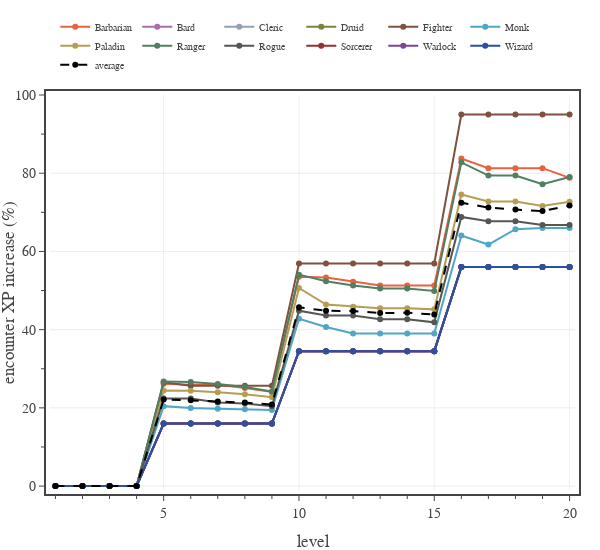

Notebook cell for this chart:
### Code cell
# Plots XP increase - high magic
encounter_difficulty = 'Medium'
pc_data_file = f'./pc data - BL {encounter_difficulty} 2 short rests.json'
with open(pc_data_file, 'r') as fin:
    pc_data0 = json.load(fin)

pc_data_file = f'./pc data - high magic {encounter_difficulty} 2 short rests.json'
with open(pc_data_file, 'r') as fin:
    pc_data1 = json.load(fin)

# create figure
fig = go.Figure(
    layout=go.Layout(
        template=TFB_TEMPLATE,
        xaxis=dict(
            title_text='level',
            range=[0.8, 20.2],
            tick0=0, dtick=5,
            minor=dict(tick0=0, dtick=1),
        ),
        yaxis=dict(
            fixedrange=False,
            title_text='encounter XP increase (%)',
            range=[-1, 100],
            tick0=0, dtick=20,
            minor=dict(tick0=0, dtick=10),
        ),
    )
)

# plot data
levels = np.array(range(1,21,1))
eXP0mean = np.zeros(20)
eXP1mean = np.zeros(20)
for pc in PC_CLASSES:
    eXP0 = np.array([x['encounter XP mean'] for x in pc_data0[pc]])
    eXP0mean += eXP0
    eXP1 = np.array([x['encounter XP mean'] for x in pc_data1[pc]])
    eXP1mean += eXP1

    fig.add_trace(go.Scatter(
        x=levels, 
        y=100*(eXP1/eXP0 - 1),
        #y=(eXP1/eXP0),
        mode='lines+markers', 
        line={'color': PC_CLASSES[pc]['color']},
        unselected=dict(marker=dict(opacity=0.0)),
        name=pc,
        hovertemplate=
            '<b>'+pc+'</b><br>'+
            'lvl %{x}<br>'+
            'XP increase %{y:.1f}%'+
            '<extra></extra>'
    ))

fig.add_trace(go.Scatter(
    x=levels, 
    y=100*(eXP1mean/eXP0mean - 1),
    #y=(eXP1mean/eXP0mean),
    mode='lines+markers', 
    line=dict(color='black', dash='dash'),
    unselected=dict(marker=dict(opacity=0.0)),
    name='average',
    hovertemplate=
        '<b>Average</b><br>'+
        'lvl %{x}<br>'+
        'XP increase %{y:.1f}%'+
        '<extra></extra>'
))

# show figure
fig.update_layout(width=600, height=550)
fig.update_yaxes(automargin='top')
fig.show(config=TFB_CONFIG)

# save figures
if SAVEFIGS:
    fig.update_layout(autosize=True, width=None, height=None)
    save_fig_html(fig, format='large', name=f'./fig-encounter-xp-high-magic-large', style='aspect-ratio:600/550')
    save_fig_html(fig, format='small', name=f'./fig-encounter-xp-high-magic-small', style='aspect-ratio:600/600')

### Figure 1 — Plotly figure (JSON) as saved in the notebook; plotly's stock layout.template omitted (floating-point values rounded to 4 significant figures)
{"data": [{"hovertemplate": "<b>Barbarian</b><br>lvl %{x}<br>XP increase %{y:.1f}%<extra></extra>", "line": {"color": "#E7623E"}, "mode": "lines+markers", "name": "Barbarian", "type": "scatter", "unselected": {"marker": {"opacity": 0}}, "x": [1, 2, 3, 4, 5, 6, 7, 8, 9, 10, 11, 12, 13, 14, 15, 16, 17, 18, 19, 20], "y": [0, 0, 0, 0, 26.19, 25.89, 25.89, 25.11, 24.09, 53.53, 53.32, 52.26, 51.32, 51.32, 51.29, 83.74, 81.29, 81.29, 81.29, 78.82]}, {"hovertemplate": "<b>Bard</b><br>lvl %{x}<br>XP increase %{y:.1f}%<extra></extra>", "line": {"color": "#AB6DAC"}, "mode": "lines+markers", "name": "Bard", "type": "scatter", "unselected": {"marker": {"opacity": 0}}, "x": [1, 2, 3, 4, 5, 6, 7, 8, 9, 10, 11, 12, 13, 14, 15, 16, 17, 18, 19, 20], "y": [0, 0, 0, 0, 15.98, 15.98, 15.98, 15.98, 15.98, 34.51, 34.51, 34.51, 34.51, 34.51, 34.51, 55.99, 55.99, 55.99, 55.99, 55.99]}, {"hovertemplate": "<b>Cleric</b><br>lvl %{x}<br>XP increase %{y:.1f}%<extra></extra>", "line": {"color": "#91A1B2"}, "mode": "lines+markers", "name": "Cleric", "type": "scatter", "unselected": {"marker": {"opacity": 0}}, "x": [1, 2, 3, 4, 5, 6, 7, 8, 9, 10, 11, 12, 13, 14, 15, 16, 17, 18, 19, 20], "y": [0, 0, 0, 0, 15.98, 15.98, 15.98, 15.98, 15.98, 34.51, 34.51, 34.51, 34.51, 34.51, 34.51, 55.99, 55.99, 55.99, 55.99, 55.99]}, {"hovertemplate": "<b>Druid</b><br>lvl %{x}<br>XP increase %{y:.1f}%<extra></extra>", "line": {"color": "#7A853B"}, "mode": "lines+markers", "name": "Druid", "type": "scatter", "unselected": {"marker": {"opacity": 0}}, "x": [1, 2, 3, 4, 5, 6, 7, 8, 9, 10, 11, 12, 13, 14, 15, 16, 17, 18, 19, 20], "y": [0, 0, 0, 0, 15.98, 15.98, 15.98, 15.98, 15.98, 34.51, 34.51, 34.51, 34.51, 34.51, 34.51, 55.99, 55.99, 55.99, 55.99, 55.99]}, {"hovertemplate": "<b>Fighter</b><br>lvl %{x}<br>XP increase %{y:.1f}%<extra></extra>", "line": {"color": "#7F513E"}, "mode": "lines+markers", "name": "Fighter", "type": "scatter", "unselected": {"marker": {"opacity": 0}}, "x": [1, 2, 3, 4, 5, 6, 7, 8, 9, 10, 11, 12, 13, 14, 15, 16, 17, 18, 19, 20], "y": [0, 0, 0, 0, 26.52, 25.64, 25.64, 25.64, 25.64, 56.92, 56.92, 56.92, 56.92, 56.92, 56.92, 94.99, 94.99, 94.99, 94.99, 94.99]}, {"hovertemplate": "<b>Monk</b><br>lvl %{x}<br>XP increase %{y:.1f}%<extra></extra>", "line": {"color": "#51A5C5"}, "mode": "lines+markers", "name": "Monk", "type": "scatter", "unselected": {"marker": {"opacity": 0}}, "x": [1, 2, 3, 4, 5, 6, 7, 8, 9, 10, 11, 12, 13, 14, 15, 16, 17, 18, 19, 20], "y": [0, 0, 0, 0, 20.44, 19.99, 19.81, 19.64, 19.48, 42.79, 40.68, 39.02, 39.02, 39.02, 39.02, 64.09, 61.75, 65.7, 65.98, 65.98]}, {"hovertemplate": "<b>Paladin</b><br>lvl %{x}<br>XP increase %{y:.1f}%<extra></extra>", "line": {"color": "#B59E54"}, "mode": "lines+markers", "name": "Paladin", "type": "scatter", "unselected": {"marker": {"opacity": 0}}, "x": [1, 2, 3, 4, 5, 6, 7, 8, 9, 10, 11, 12, 13, 14, 15, 16, 17, 18, 19, 20], "y": [0, 0, 0, 0, 24.46, 24.37, 23.98, 23.46, 22.75, 50.65, 46.4, 45.86, 45.47, 45.47, 45.19, 74.58, 72.75, 72.75, 71.61, 72.68]}, {"hovertemplate": "<b>Ranger</b><br>lvl %{x}<br>XP increase %{y:.1f}%<extra></extra>", "line": {"color": "#507F62"}, "mode": "lines+markers", "name": "Ranger", "type": "scatter", "unselected": {"marker": {"opacity": 0}}, "x": [1, 2, 3, 4, 5, 6, 7, 8, 9, 10, 11, 12, 13, 14, 15, 16, 17, 18, 19, 20], "y": [0, 0, 0, 0, 26.73, 26.62, 26.13, 25.31, 24.16, 54.07, 52.38, 51.29, 50.53, 50.53, 49.9, 82.78, 79.41, 79.41, 77.17, 79.05]}, {"hovertemplate": "<b>Rogue</b><br>lvl %{x}<br>XP increase %{y:.1f}%<extra></extra>", "line": {"color": "#555752"}, "mode": "lines+markers", "name": "Rogue", "type": "scatter", "unselected": {"marker": {"opacity": 0}}, "x": [1, 2, 3, 4, 5, 6, 7, 8, 9, 10, 11, 12, 13, 14, 15, 16, 17, 18, 19, 20], "y": [0, 0, 0, 0, 22.42, 22.42, 21.37, 21.13, 20.44, 44.85, 43.62, 43.62, 42.66, 42.66, 41.88, 68.82, 67.69, 67.69, 66.75, 66.75]}, {"hovertemplate": "<b>Sorcerer</b><br>lvl %{x}<br>XP increase %{y:.1f}%<extra></extra>", "line": {"color": "#992E2E"}, "mode": "lines+markers", "name": "Sorcerer", "type": "scatter", "unselected": {"marker": {"opacity": 0}}, "x": [1, 2, 3, 4, 5, 6, 7, 8, 9, 10, 11, 12, 13, 14, 15, 16, 17, 18, 19, 20], "y": [0, 0, 0, 0, 15.98, 15.98, 15.98, 15.98, 15.98, 34.51, 34.51, 34.51, 34.51, 34.51, 34.51, 55.99, 55.99, 55.99, 55.99, 55.99]}, {"hovertemplate": "<b>Warlock</b><br>lvl %{x}<br>XP increase %{y:.1f}%<extra></extra>", "line": {"color": "#7B469B"}, "mode": "lines+markers", "name": "Warlock", "type": "scatter", "unselected": {"marker": {"opacity": 0}}, "x": [1, 2, 3, 4, 5, 6, 7, 8, 9, 10, 11, 12, 13, 14, 15, 16, 17, 18, 19, 20], "y": [0, 0, 0, 0, 15.98, 15.98, 15.98, 15.98, 15.98, 34.51, 34.51, 34.51, 34.51, 34.51, 34.51, 55.99, 55.99, 55.99, 55.99, 55.99]}, {"hovertemplate": "<b>Wizard</b><br>lvl %{x}<br>XP increase %{y:.1f}%<extra></extra>", "line": {"color": "#2A50A1"}, "mode": "lines+markers", "name": "Wizard", "type": "scatter", "unselected": {"marker": {"opacity": 0}}, "x": [1, 2, 3, 4, 5, 6, 7, 8, 9, 10, 11, 12, 13, 14, 15, 16, 17, 18, 19, 20], "y": [0, 0, 0, 0, 15.98, 15.98, 15.98, 15.98, 15.98, 34.51, 34.51, 34.51, 34.51, 34.51, 34.51, 55.99, 55.99, 55.99, 55.99, 55.99]}, {"hovertemplate": "<b>Average</b><br>lvl %{x}<br>XP increase %{y:.1f}%<extra></extra>", "line": {"color": "black", "dash": "dash"}, "mode": "lines+markers", "name": "average", "type": "scatter", "unselected": {"marker": {"opacity": 0}}, "x": [1, 2, 3, 4, 5, 6, 7, 8, 9, 10, 11, 12, 13, 14, 15, 16, 17, 18, 19, 20], "y": [0, 0, 0, 0, 22.16, 21.98, 21.64, 21.35, 20.83, 45.7, 44.84, 44.75, 44.26, 44.3, 43.9, 72.45, 71.21, 70.7, 70.32, 71.74]}], "layout": {"height": 550, "width": 600, "xaxis": {"dtick": 5, "minor": {"dtick": 1, "tick0": 0}, "range": [0.8, 20.2], "tick0": 0, "title": {"text": "level"}}, "yaxis": {"automargin": "top", "dtick": 20, "fixedrange": false, "minor": {"dtick": 10, "tick0": 0}, "range": [-1, 100], "tick0": 0, "title": {"text": "encounter XP increase (%)"}}}}
